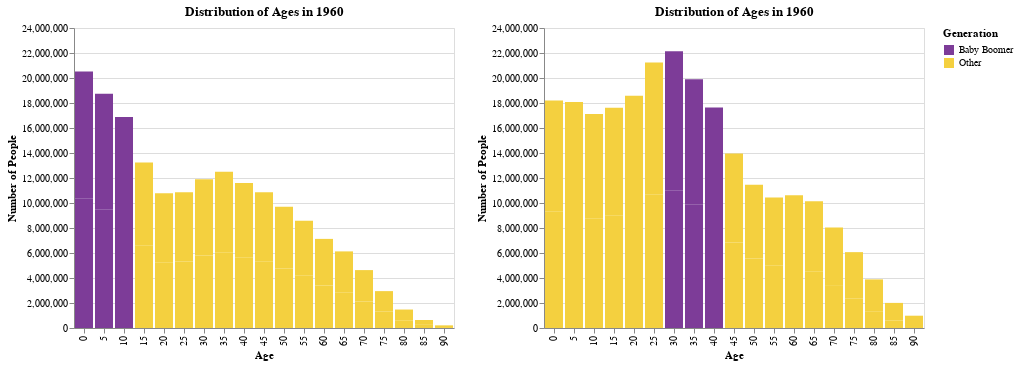

The cell this chart's notebook holds for it:
### Markdown cell above
## Q3 Juxtapose Bar Charts Horizontally 

Create a bar chart of the population distribution in the year 1960, and horizontally juxtapose the bar chart of the population distribution for the year 1990. Plot the total number of people (ignoring the `sex` attribute).

Note - You can slice the data to a give year before you pass it to Altair using pandas. (you can also do this in Altair with filters, but we haven't covered that yet).

Encode membership of the Baby Boomer generation with color using "#7D3C98" (purple) for the boomers "#F4D03F" (gold) for other.

Fix the y axis so it is equal in both plots.

### Code cell
bar1990 = alt.Chart(df_population[df_population['year'] == 1990]).mark_bar().encode(
    x = alt.X('age:O', axis=alt.Axis(title='Age')),
    y = alt.Y('people:Q', axis=alt.Axis(title='Number of People')),
    color = alt.Color('Generation:N',
                      scale=alt.Scale(
                          domain=['Baby Boomer', 'Other'],
                          range=['#7D3C98', 'F4D03F']
                      )
    )
).properties(title='Distribution of Ages in 1960')

bar1960 = alt.Chart(df_population[df_population['year'] == 1960]).mark_bar().encode(
    x = alt.X('age:O', axis=alt.Axis(title='Age')),
    y = alt.Y('people:Q', axis=alt.Axis(title='Number of People')),
    color = alt.Color('Generation:N',
                      scale=alt.Scale(
                          domain=['Baby Boomer', 'Other'],
                          range=['#7D3C98', '#F4D03F']
                      )
    )
).properties(title='Distribution of Ages in 1960')

alt.hconcat(bar1960, bar1990).resolve_scale(y='shared')

### Figure 1 — Vega-Lite specification as saved in the notebook (floating-point values rounded to 4 significant figures)
{"config": {"view": {"continuousWidth": 400, "continuousHeight": 300}}, "hconcat": [{"data": {"name": "data-e25a1d5b535b1a63a9a44e6ad350f18e"}, "mark": "bar", "encoding": {"color": {"field": "Generation", "scale": {"domain": ["Baby Boomer", "Other"], "range": ["#7D3C98", "#F4D03F"]}, "type": "nominal"}, "x": {"axis": {"title": "Age"}, "field": "age", "type": "ordinal"}, "y": {"axis": {"title": "Number of People"}, "field": "people", "type": "quantitative"}}, "title": "Distribution of Ages in 1960"}, {"data": {"name": "data-bae2dd4651d895595952c0e7aa122bcc"}, "mark": "bar", "encoding": {"color": {"field": "Generation", "scale": {"domain": ["Baby Boomer", "Other"], "range": ["#7D3C98", "F4D03F"]}, "type": "nominal"}, "x": {"axis": {"title": "Age"}, "field": "age", "type": "ordinal"}, "y": {"axis": {"title": "Number of People"}, "field": "people", "type": "quantitative"}}, "title": "Distribution of Ages in 1960"}], "resolve": {"scale": {"y": "shared"}}, "$schema": "https://vega.github.io/schema/vega-lite/v4.17.0.json", "datasets": {"data-e25a1d5b535b1a63a9a44e6ad350f18e": [{"year": 1960, "age": 0, "sex": "Male", "people": 10374975, "Generation": "Baby Boomer"}, {"year": 1960, "age": 0, "sex": "Female", "people": 10146999, "Generation": "Baby Boomer"}, {"year": 1960, "age": 5, "sex": "Male", "people": 9495503, "Generation": "Baby Boomer"}, {"year": 1960, "age": 5, "sex": "Female", "people": 9250741, "Generation": "Baby Boomer"}, {"year": 1960, "age": 10, "sex": "Male", "people": 8563700, "Generation": "Baby Boomer"}, {"year": 1960, "age": 10, "sex": "Female", "people": 8310764, "Generation": "Baby Boomer"}, {"year": 1960, "age": 15, "sex": "Male", "people": 6620902, "Generation": "Other"}, {"year": 1960, "age": 15, "sex": "Female", "people": 6617493, "Generation": "Other"}, {"year": 1960, "age": 20, "sex": "Male", "people": 5268384, "Generation": "Other"}, {"year": 1960, "age": 20, "sex": "Female", "people": 5513495, "Generation": "Other"}, {"year": 1960, "age": 25, "sex": "Male", "people": 5311805, "Generation": "Other"}, {"year": 1960, "age": 25, "sex": "Female", "people": 5548259, "Generation": "Other"}, {"year": 1960, "age": 30, "sex": "Male", "people": 5801342, "Generation": "Other"}, {"year": 1960, "age": 30, "sex": "Female", "people": 6090862, "Generation": "Other"}, {"year": 1960, "age": 35, "sex": "Male", "people": 6063063, "Generation": "Other"}, {"year": 1960, "age": 35, "sex": "Female", "people": 6431337, "Generation": "Other"}, {"year": 1960, "age": 40, "sex": "Male", "people": 5657943, "Generation": "Other"}, {"year": 1960, "age": 40, "sex": "Female", "people": 5940520, "Generation": "Other"}, {"year": 1960, "age": 45, "sex": "Male", "people": 5345658, "Generation": "Other"}, {"year": 1960, "age": 45, "sex": "Female", "people": 5516028, "Generation": "Other"}, {"year": 1960, "age": 50, "sex": "Male", "people": 4763364, "Generation": "Other"}, {"year": 1960, "age": 50, "sex": "Female", "people": 4928844, "Generation": "Other"}, {"year": 1960, "age": 55, "sex": "Male", "people": 4170581, "Generation": "Other"}, {"year": 1960, "age": 55, "sex": "Female", "people": 4402878, "Generation": "Other"}, {"year": 1960, "age": 60, "sex": "Male", "people": 3405293, "Generation": "Other"}, {"year": 1960, "age": 60, "sex": "Female", "people": 3723839, "Generation": "Other"}, {"year": 1960, "age": 65, "sex": "Male", "people": 2859371, "Generation": "Other"}, {"year": 1960, "age": 65, "sex": "Female", "people": 3268699, "Generation": "Other"}, {"year": 1960, "age": 70, "sex": "Male", "people": 2115763, "Generation": "Other"}, {"year": 1960, "age": 70, "sex": "Female", "people": 2516479, "Generation": "Other"}, {"year": 1960, "age": 75, "sex": "Male", "people": 1308913, "Generation": "Other"}, {"year": 1960, "age": 75, "sex": "Female", "people": 1641371, "Generation": "Other"}, {"year": 1960, "age": 80, "sex": "Male", "people": 619923, "Generation": "Other"}, {"year": 1960, "age": 80, "sex": "Female", "people": 856952, "Generation": "Other"}, {"year": 1960, "age": 85, "sex": "Male", "people": 253245, "Generation": "Other"}, {"year": 1960, "age": 85, "sex": "Female", "people": 384572, "Generation": "Other"}, {"year": 1960, "age": 90, "sex": "Male", "people": 75908, "Generation": "Other"}, {"year": 1960, "age": 90, "sex": "Female", "people": 135774, "Generation": "Other"}], "data-bae2dd4651d895595952c0e7aa122bcc": [{"year": 1990, "age": 0, "sex": "Male", "people": 9307465, "Generation": "Other"}, {"year": 1990, "age": 0, "sex": "Female", "people": 8894007, "Generation": "Other"}, {"year": 1990, "age": 5, "sex": "Male", "people": 9274732, "Generation": "Other"}, {"year": 1990, "age": 5, "sex": "Female", "people": 8799955, "Generation": "Other"}, {"year": 1990, "age": 10, "sex": "Male", "people": 8782542, "Generation": "Other"}, {"year": 1990, "age": 10, "sex": "Female", "people": 8337284, "Generation": "Other"}, {"year": 1990, "age": 15, "sex": "Male", "people": 9020572, "Generation": "Other"}, {"year": 1990, "age": 15, "sex": "Female", "people": 8590991, "Generation": "Other"}, {"year": 1990, "age": 20, "sex": "Male", "people": 9436188, "Generation": "Other"}, {"year": 1990, "age": 20, "sex": "Female", "people": 9152644, "Generation": "Other"}, {"year": 1990, "age": 25, "sex": "Male", "people": 10658027, "Generation": "Other"}, {"year": 1990, "age": 25, "sex": "Female", "people": 10587292, "Generation": "Other"}, {"year": 1990, "age": 30, "sex": "Male", "people": 11028712, "Generation": "Baby Boomer"}, {"year": 1990, "age": 30, "sex": "Female", "people": 11105750, "Generation": "Baby Boomer"}, {"year": 1990, "age": 35, "sex": "Male", "people": 9853933, "Generation": "Baby Boomer"}, {"year": 1990, "age": 35, "sex": "Female", "people": 10038644, "Generation": "Baby Boomer"}, {"year": 1990, "age": 40, "sex": "Male", "people": 8712632, "Generation": "Baby Boomer"}, {"year": 1990, "age": 40, "sex": "Female", "people": 8928252, "Generation": "Baby Boomer"}, {"year": 1990, "age": 45, "sex": "Male", "people": 6848082, "Generation": "Other"}, {"year": 1990, "age": 45, "sex": "Female", "people": 7115129, "Generation": "Other"}, {"year": 1990, "age": 50, "sex": "Male", "people": 5553992, "Generation": "Other"}, {"year": 1990, "age": 50, "sex": "Female", "people": 5899925, "Generation": "Other"}, {"year": 1990, "age": 55, "sex": "Male", "people": 4981670, "Generation": "Other"}, {"year": 1990, "age": 55, "sex": "Female", "people": 5460506, "Generation": "Other"}, {"year": 1990, "age": 60, "sex": "Male", "people": 4953822, "Generation": "Other"}, {"year": 1990, "age": 60, "sex": "Female", "people": 5663205, "Generation": "Other"}, {"year": 1990, "age": 65, "sex": "Male", "people": 4538398, "Generation": "Other"}, {"year": 1990, "age": 65, "sex": "Female", "people": 5594108, "Generation": "Other"}, {"year": 1990, "age": 70, "sex": "Male", "people": 3429420, "Generation": "Other"}, {"year": 1990, "age": 70, "sex": "Female", "people": 4610222, "Generation": "Other"}, {"year": 1990, "age": 75, "sex": "Male", "people": 2344932, "Generation": "Other"}, {"year": 1990, "age": 75, "sex": "Female", "people": 3723980, "Generation": "Other"}, {"year": 1990, "age": 80, "sex": "Male", "people": 1342996, "Generation": "Other"}, {"year": 1990, "age": 80, "sex": "Female", "people": 2545730, "Generation": "Other"}, {"year": 1990, "age": 85, "sex": "Male", "people": 588790, "Generation": "Other"}, {"year": 1990, "age": 85, "sex": "Female", "people": 1419494, "Generation": "Other"}, {"year": 1990, "age": 90, "sex": "Male", "people": 238459, "Generation": "Other"}, {"year": 1990, "age": 90, "sex": "Female", "people": 745146, "Generation": "Other"}]}}
